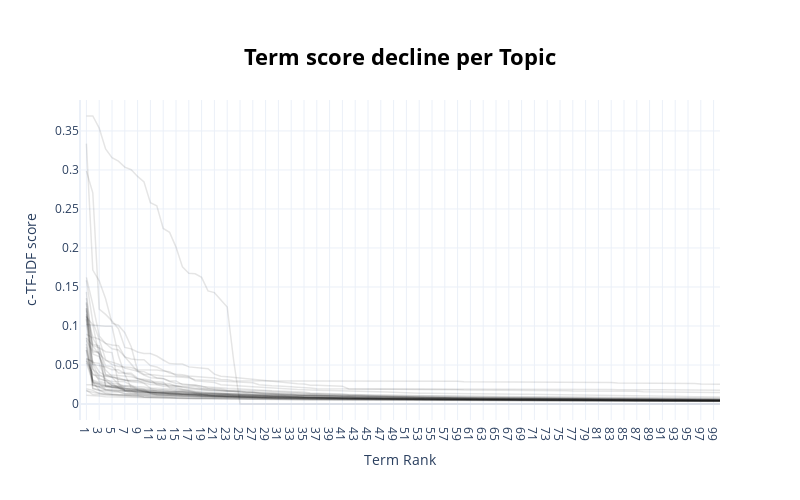

Notebook source saved alongside this figure:
### Code cell
topic_model.visualize_term_rank()
